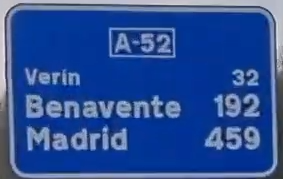
#> input picture test_ocr_panels/00003_0.png, 283 x 179 px
$ python -i main_panels_ocr.py   (imports and definitions only)
#> lines starting #> are read from the running program, lines starting #| are printed output that depends on the picture; after the words box and inside, x2 and y2 are one past the last pixel; in counts of white or black regions, pixels touching at a corner belong together
#> further down, picture is the input picture: shape (179, 283, 3); mean B, G, R 150.6, 78.9, 42.6
import argparse
import os
import cv2
import numpy as np
from lda_normal_bayes_classifier import LdaNormalBayesClassifier
from evaluar_clasificadores_OCR import load_character_images


def preprocess_panel(img):

    # 1. Escala de grises
    gray = cv2.cvtColor(img, cv2.COLOR_BGR2GRAY)
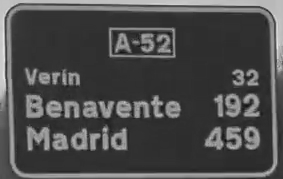
#> gray: shape (179, 283); min 16, max 231, mean 76.2

    # 2. Suavizado ligero (reduce ruido antes de edges)
    blur = cv2.bilateralFilter(gray, 9, 75, 75)
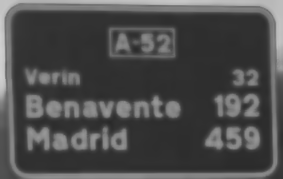
#> blur: shape (179, 283); min 41, max 209, mean 76.3

    # 3. Detección de bordes (clave del nuevo enfoque)
    edges = cv2.Canny(blur, 50, 150)
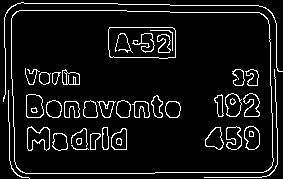
#> edges: shape (179, 283); 7.9% white in thin lines or dots

    # 4. Operación morfológica para unir fragmentos de contornos
    kernel = cv2.getStructuringElement(cv2.MORPH_RECT, (2, 2))
    edges = cv2.morphologyEx(edges, cv2.MORPH_CLOSE, kernel, iterations=2)
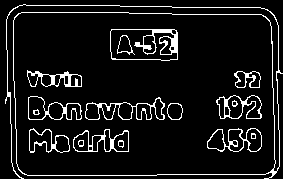
#> edges: shape (179, 283); 8.8% white in thin lines or dots

    # 5. Encontrar contornos externos
    contours, _ = cv2.findContours(
        edges,
        cv2.RETR_EXTERNAL,
        cv2.CHAIN_APPROX_SIMPLE
    )
#> contours = 1 contour; box (x1, y1, x2, y2) and area: (5, 4, 283, 179) 41701

    # 6. Crear máscara vacía
    mask = np.zeros_like(gray)

    # 7. Filtrar y dibujar SOLO contornos relevantes
    h, w = gray.shape
#> h = 179; w = 283

    for cnt in contours:

        area = cv2.contourArea(cnt)
        if area < 80:   # filtro ruido
            continue

        x, y, cw, ch = cv2.boundingRect(cnt)

        # filtrar contornos absurdos (muy grandes o muy pequeños)
        if ch < 10 or cw < 3:
            continue
        if area > 0.9 * (h * w):
            continue

        # rellenar contorno en la máscara
        cv2.drawContours(mask, [cnt], -1, 255, -1)
#> this loop made 1 pass
#> (area, x, y, cw, ch) on pass 1: (41701, 5, 4, 278, 175)
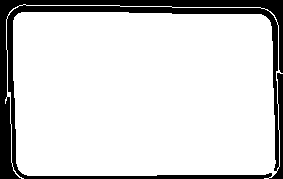
#> mask: shape (179, 283); 84.3% white; 1 black region, box (x1, y1, x2, y2) and area: (0, 0, 283, 179) 7935

    # 8. Aplicar máscara a la imagen original
    masked = cv2.bitwise_and(gray, gray, mask=mask)
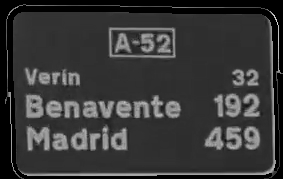
#> masked: shape (179, 283); min 0, max 217, mean 55.9

    # 9. Binarización final (más estable para OCR + detect_characters)
    thresh = cv2.threshold(
        masked,
        0,
        255,
        cv2.THRESH_BINARY + cv2.THRESH_OTSU
    )[1]
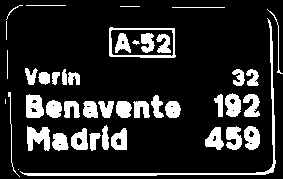
#> thresh: shape (179, 283); 16.1% white; 44 white regions (3 under 20 px), largest, box (x1, y1, x2, y2) and area: (20, 18, 276, 176) 1037, (109, 27, 176, 58) 424, (27, 126, 50, 151) 389

    return gray, thresh

# [252 lines left out: functions detect_characters, group_lines, extract_char, build_ocr_text, visualize, not called in this run]


# [92 lines not run here, left out]

>>> import cv2
>>> picture = cv2.imread('test_ocr_panels/00003_0.png')
>>> result = preprocess_panel(picture)

$ run again, on test_ocr_panels/00007_0.png
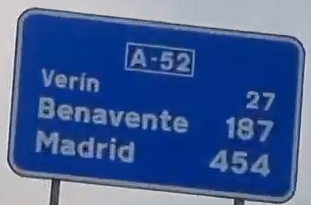
#> input picture test_ocr_panels/00007_0.png, 311 x 205 px
#> picture is the input picture: shape (205, 311, 3); mean B, G, R 149.2, 94.1, 66.8
#> in preprocess_panel, `edges = cv2.morphologyEx(edges, cv2.MORPH_CLOSE, kernel, iterations=2)`:
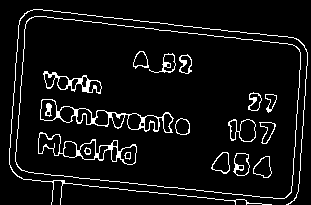
#> edges: shape (205, 311); 6.9% white in thin lines or dots
#> contours = 2 contours; box (x1, y1, x2, y2) and area: (15, 16, 301, 199) 43066, (9, 9, 308, 205) 49
#> the loop in preprocess_panel, `for cnt in contours: ` made 2 passes
#> (area, x, y, cw, ch) on pass 1: (43065.5, 15, 16, 286, 183)
#> in preprocess_panel, `thresh = cv2.threshold( masked, 0, 255, cv2.THRESH_BINARY + cv2.THRESH..`:
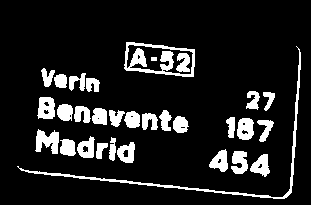
#> thresh: shape (205, 311); 12.3% white; 31 white regions, largest, box (x1, y1, x2, y2) and area: (17, 46, 301, 199) 1059, (124, 42, 195, 77) 936, (35, 129, 59, 154) 378
